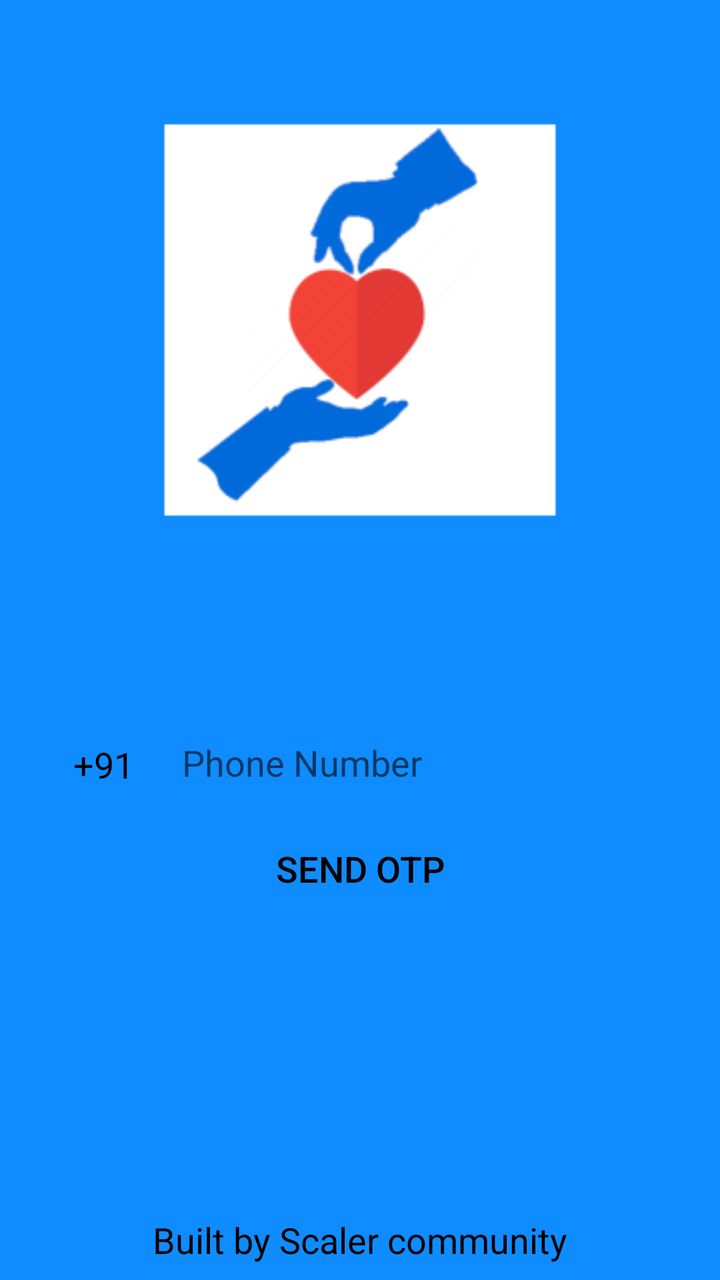
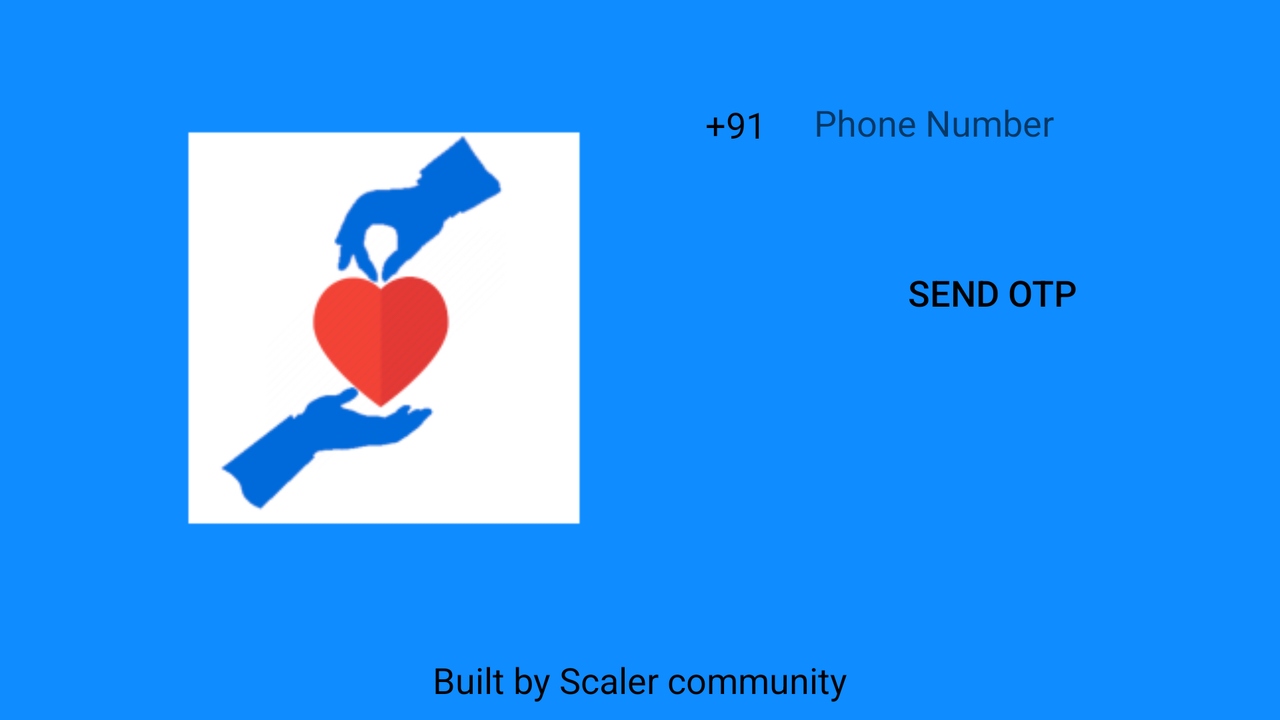

An Android layout and its configuration variant, each rendered on a device that would load it. The default file and the variant file are quoted in full after the pictures.
<!-- AndroidManifest.xml: application theme AppTheme -->
<!-- res/layout/activity_main.xml -->
<?xml version="1.0" encoding="utf-8"?>
<androidx.constraintlayout.widget.ConstraintLayout xmlns:android="http://schemas.android.com/apk/res/android"
    xmlns:app="http://schemas.android.com/apk/res-auto"
    xmlns:tools="http://schemas.android.com/tools"
    android:id="@+id/mainAcitivityConstraintLayout"
    android:layout_width="match_parent"
    android:layout_height="match_parent"
    tools:context=".MainActivity">

    <EditText
        android:id="@+id/phoneInput"
        style="@style/Base.Widget.MaterialComponents.TextInputEditText"
        android:layout_width="wrap_content"
        android:layout_height="wrap_content"
        android:layout_marginStart="16dp"
        android:layout_marginTop="32dp"
        android:layout_marginEnd="16dp"
        android:autofillHints="Phone Number"
        android:cursorVisible="true"
        android:ems="10"
        android:hint="@string/phone_number"
        android:inputType="phone"
        android:maxLength="15"
        android:maxLines="1"
        app:layout_constraintEnd_toEndOf="parent"
        app:layout_constraintStart_toStartOf="parent"
        app:layout_constraintTop_toBottomOf="@+id/appLogo" />

    <ImageView
        android:id="@+id/appLogo"
        android:layout_width="320dp"
        android:layout_height="320dp"
        android:contentDescription="@string/scaler_logo"
        android:fadingEdge="horizontal|vertical"
        android:fadingEdgeLength="10dp"
        app:layout_constraintEnd_toEndOf="parent"
        app:layout_constraintStart_toStartOf="parent"
        app:layout_constraintTop_toTopOf="parent"
        app:srcCompat="@mipmap/app_icon_foreground" />

    <Button
        android:id="@+id/loginButton"
        android:layout_width="0dp"
        android:layout_height="wrap_content"
        android:layout_marginStart="32dp"
        android:layout_marginEnd="32dp"
        android:background="@drawable/common_google_signin_btn_icon_light_normal_background"
        android:onClick="sendOtp"
        android:text="@string/send_otp"
        app:layout_constraintEnd_toEndOf="parent"
        app:layout_constraintStart_toStartOf="parent"
        app:layout_constraintTop_toBottomOf="@+id/phoneInput" />

    <ProgressBar
        android:id="@+id/loadingBar"
        style="?android:attr/progressBarStyleHorizontal"
        android:layout_width="0dp"
        android:layout_height="wrap_content"
        android:layout_marginStart="32dp"
        android:layout_marginTop="2dp"
        android:layout_marginEnd="32dp"
        android:indeterminate="true"
        android:visibility="invisible"
        app:layout_constraintEnd_toEndOf="parent"
        app:layout_constraintStart_toStartOf="parent"
        app:layout_constraintTop_toBottomOf="@+id/loginButton" />

    <EditText
        android:id="@+id/baseUrlInput"
        android:layout_width="match_parent"
        android:layout_height="wrap_content"
        android:padding="16dp"
        app:layout_constraintStart_toStartOf="parent"
        app:layout_constraintEnd_toEndOf="parent"
        app:layout_constraintTop_toBottomOf="@id/loadingBar"
        android:hint="BaseUrl"
        android:visibility="gone"/>
    <TextView
        android:id="@+id/message"
        android:layout_width="wrap_content"
        android:layout_height="wrap_content"
        android:layout_marginBottom="8dp"
        android:text="@string/built_by_scaler_community"
        app:layout_constraintBottom_toBottomOf="parent"
        app:layout_constraintEnd_toEndOf="parent"
        app:layout_constraintStart_toStartOf="parent" />

    <TextView
        android:id="@+id/countryCode"
        android:layout_width="wrap_content"
        android:layout_height="wrap_content"
        android:layout_marginEnd="8dp"
        android:layout_marginBottom="16dp"
        android:text="@string/_91"
        app:layout_constraintBottom_toBottomOf="@+id/phoneInput"
        app:layout_constraintEnd_toStartOf="@+id/phoneInput" />

</androidx.constraintlayout.widget.ConstraintLayout>
<!-- resources referenced by this layout -->
<resources>
  <!-- mipmap app_icon_foreground: png bitmap (mipmap-hdpi, 3308 bytes) -->
  <string name="_91">+91</string>
  <string name="built_by_scaler_community">Built by Scaler community</string>
  <string name="phone_number">Phone Number</string>
  <string name="scaler_logo">Scaler Logo</string>
  <string name="send_otp">Send OTP</string>
  <style name="AppTheme" parent="Theme.AppCompat.Light.DarkActionBar">
          
          <item name="colorPrimary">@color/scalermedium</item>
          <item name="colorPrimaryDark">@color/scalerdark</item>
          <item name="colorAccent">@color/colorAccent</item>
          <item name="android:textColor">@color/black</item>
          <item name="android:textSize">18sp</item>
          <item name="android:windowBackground">@color/scalerlight</item>
  
      </style>
  <color name="scalermedium">#006ada</color>
  <color name="scalerdark">#0041ca</color>
  <color name="colorAccent">#000000</color>
  <color name="black">#000000</color>
  <color name="scalerlight">#0f8cff</color>
</resources>
<!-- res/layout-land/activity_main.xml (the author's variant of the layout above) -->
<!-- drawn on the phone turned sideways -->
<?xml version="1.0" encoding="utf-8"?>
<androidx.constraintlayout.widget.ConstraintLayout xmlns:android="http://schemas.android.com/apk/res/android"
    xmlns:app="http://schemas.android.com/apk/res-auto"
    xmlns:tools="http://schemas.android.com/tools"
    android:id="@+id/mainAcitivityConstraintLayout"
    android:layout_width="match_parent"
    android:layout_height="match_parent"
    tools:context=".MainActivity">

    <EditText
        android:id="@+id/phoneInput"
        style="@style/Base.Widget.MaterialComponents.TextInputEditText"
        android:layout_width="wrap_content"
        android:layout_height="wrap_content"
        android:layout_marginStart="32dp"
        android:layout_marginTop="32dp"
        android:layout_marginEnd="32dp"
        android:autofillHints="Phone Number"
        android:cursorVisible="true"
        android:ems="10"
        android:hint="@string/phone_number"
        android:inputType="phone"
        android:maxLength="15"
        android:maxLines="1"
        android:textCursorDrawable="@null"
        app:layout_constraintEnd_toEndOf="parent"
        app:layout_constraintStart_toEndOf="@+id/appLogo"
        app:layout_constraintTop_toTopOf="parent" />

    <ImageView
        android:id="@+id/appLogo"
        android:layout_width="320dp"
        android:layout_height="320dp"
        android:layout_marginStart="32dp"
        android:contentDescription="@string/scaler_logo"
        android:fadingEdge="horizontal|vertical"
        android:fadingEdgeLength="10dp"
        app:layout_constraintBottom_toTopOf="@+id/message"
        app:layout_constraintStart_toStartOf="parent"
        app:layout_constraintTop_toTopOf="parent"
        app:srcCompat="@mipmap/app_icon_foreground" />

    <Button
        android:id="@+id/loginButton"
        android:layout_width="0dp"
        android:layout_height="wrap_content"
        android:layout_marginStart="32dp"
        android:layout_marginTop="32dp"
        android:layout_marginEnd="32dp"
        android:onClick="sendOtp"
        android:background="@drawable/common_google_signin_btn_icon_light_normal_background"
        android:text="@string/send_otp"
        app:layout_constraintEnd_toEndOf="parent"
        app:layout_constraintStart_toEndOf="@+id/appLogo"
        app:layout_constraintTop_toBottomOf="@+id/phoneInput" />
    <ProgressBar
        android:id="@+id/loadingBar"
        style="?android:attr/progressBarStyleHorizontal"
        android:layout_width="0dp"
        android:layout_height="wrap_content"
        android:layout_marginStart="32dp"
        android:layout_marginTop="2dp"
        android:layout_marginEnd="32dp"
        android:indeterminate="true"
        android:visibility="invisible"
        app:layout_constraintEnd_toEndOf="parent"
        app:layout_constraintStart_toEndOf="@id/appLogo"
        app:layout_constraintTop_toBottomOf="@+id/loginButton" />
    <EditText
        android:id="@+id/baseUrlInput"
        android:layout_width="0dp"
        android:layout_height="wrap_content"
        android:padding="16dp"
        app:layout_constraintStart_toEndOf="@id/appLogo"
        app:layout_constraintEnd_toEndOf="parent"
        app:layout_constraintTop_toBottomOf="@id/loadingBar"
        android:hint="BaseUrl"
        android:visibility="gone"/>

    <TextView
        android:id="@+id/message"
        android:layout_width="wrap_content"
        android:layout_height="wrap_content"
        android:layout_marginBottom="8dp"
        android:text="@string/built_by_scaler_community"
        app:layout_constraintBottom_toBottomOf="parent"
        app:layout_constraintEnd_toEndOf="parent"
        app:layout_constraintStart_toStartOf="parent" />

    <TextView
        android:id="@+id/countryCode"
        android:layout_width="wrap_content"
        android:layout_height="wrap_content"
        android:layout_marginEnd="8dp"
        android:layout_marginBottom="16dp"
        android:text="@string/_91"
        app:layout_constraintBottom_toBottomOf="@+id/phoneInput"
        app:layout_constraintEnd_toStartOf="@+id/phoneInput" />


</androidx.constraintlayout.widget.ConstraintLayout>
